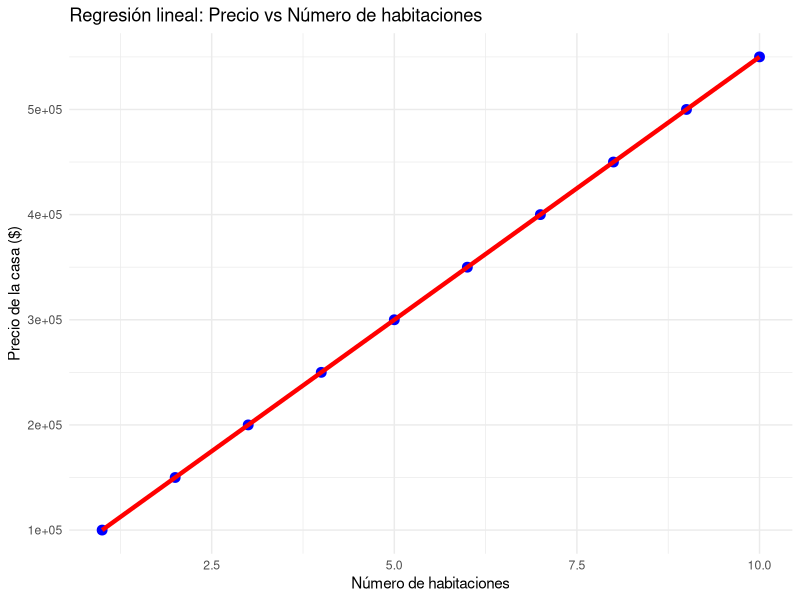

R code for this plot:
# Cargar librerías necesarias
library(ggplot2)

# Generar los datos de ejemplo
# Datos: número de habitaciones (X) y precio de la casa (Y)
X <- c(1, 2, 3, 4, 5, 6, 7, 8, 9, 10)  # Número de habitaciones
Y <- c(100000, 150000, 200000, 250000, 300000, 350000, 400000, 450000, 500000, 550000)  # Precio de la casa

# Ajustar el modelo de regresión lineal
modelo <- lm(Y ~ X)

# Obtener las predicciones del modelo
Y_pred <- predict(modelo)

# Calcular el coeficiente de determinación R^2
r2 <- summary(modelo)$r.squared
cat(sprintf("Coeficiente de correlación (R^2): %.2f\n", r2))

# Crear un data.frame para facilitar el gráfico
data <- data.frame(X, Y, Y_pred)

# Crear el gráfico de dispersión con la línea de regresión
ggplot(data, aes(x = X, y = Y)) +
  geom_point(color = "blue", size = 3) +  # Puntos de datos observados
  geom_line(aes(x = X, y = Y_pred), color = "red", size = 1.5, linetype = "solid") +  # Línea de regresión
  labs(
    title = "Regresión lineal: Precio vs Número de habitaciones",
    x = "Número de habitaciones",
    y = "Precio de la casa ($)"
  ) +
  theme_minimal() +
  theme(legend.position = "none")  # Eliminar leyenda, ya que no es necesaria
